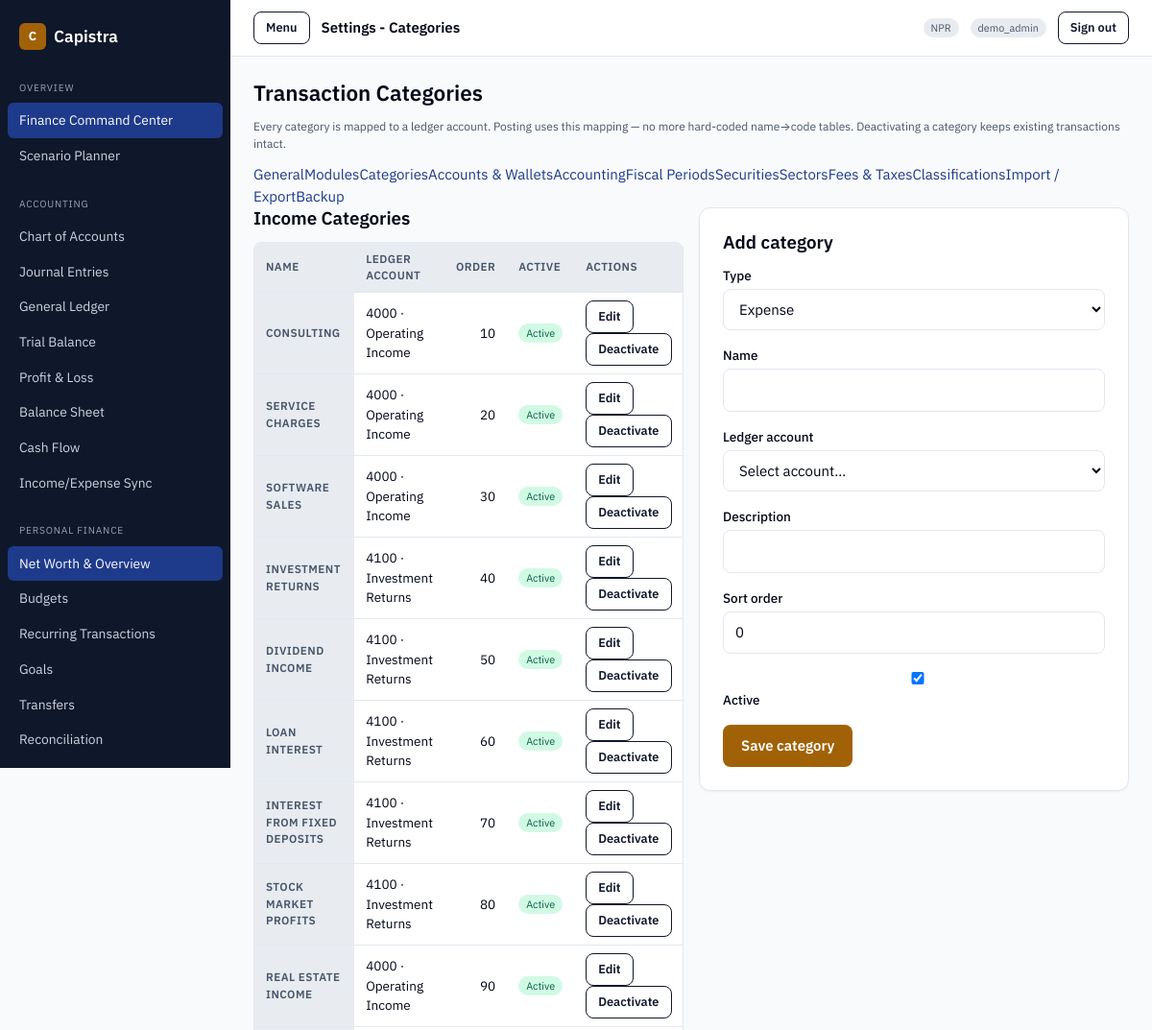
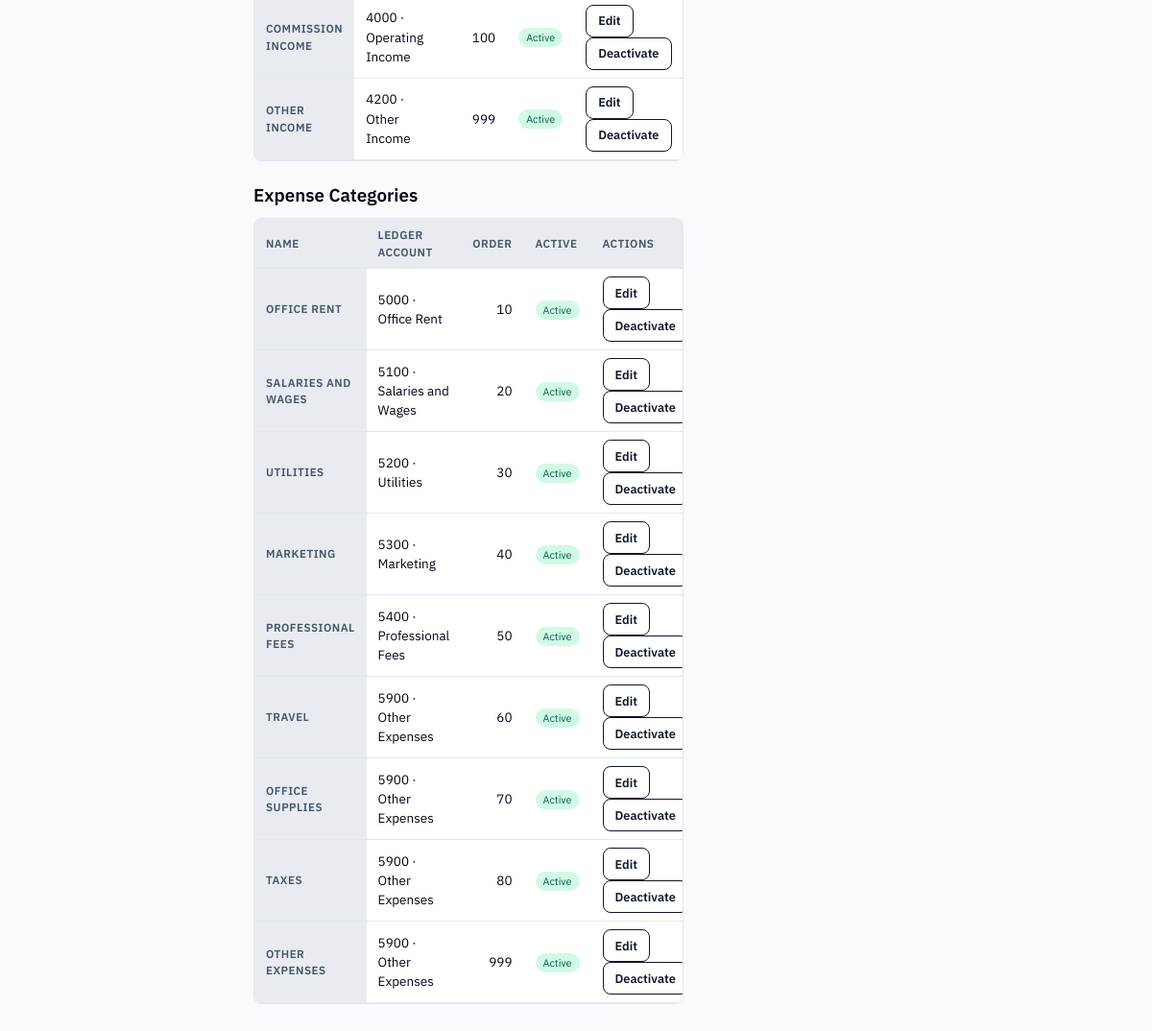
Page /admin/settings/categories.php (signed in) on the committed database (2 pictures, top to bottom).
### tables this page shows
CREATE TABLE `transaction_categories` (
  `id` int(11) NOT NULL AUTO_INCREMENT,
  `type` enum('income','expense') NOT NULL,
  `name` varchar(150) NOT NULL,
  `slug` varchar(180) NOT NULL,
  `description` varchar(255) DEFAULT NULL,
  `ledger_account_id` int(11) DEFAULT NULL COMMENT 'posting account for this category',
  `color` varchar(20) DEFAULT NULL,
  `icon` varchar(40) DEFAULT NULL,
  `is_active` tinyint(1) NOT NULL DEFAULT 1,
  `sort_order` int(11) NOT NULL DEFAULT 0,
  `created_at` timestamp NOT NULL DEFAULT current_timestamp(),
  `updated_at` timestamp NOT NULL DEFAULT current_timestamp() ON UPDATE current_timestamp(),
  PRIMARY KEY (`id`),
  UNIQUE KEY `uq_txn_category_slug` (`type`, `slug`),
  KEY `idx_txn_category_type` (`type`),
  CONSTRAINT `fk_txn_category_account` FOREIGN KEY (`ledger_account_id`)
    REFERENCES `accounts` (`id`) ON DELETE SET NULL
);

CREATE TABLE `accounts` (
  `id` int(11) NOT NULL AUTO_INCREMENT,
  `code` varchar(20) NOT NULL,
  `name` varchar(150) NOT NULL,
  `type` enum('asset','liability','equity','income','expense') NOT NULL,
  `subtype` varchar(60) DEFAULT NULL COMMENT 'e.g. current_asset, cash, revenue',
  `parent_id` int(11) DEFAULT NULL,
  `opening_balance` decimal(18,2) NOT NULL DEFAULT 0,
  `opening_balance_type` enum('debit','credit') NOT NULL DEFAULT 'debit',
  `is_cash_account` tinyint(1) NOT NULL DEFAULT 0,
  `is_active` tinyint(1) NOT NULL DEFAULT 1,
  `description` varchar(255) DEFAULT NULL,
  `created_at` timestamp NOT NULL DEFAULT current_timestamp(),
  PRIMARY KEY (`id`),
  UNIQUE KEY `uq_accounts_code` (`code`),
  KEY `idx_accounts_type` (`type`),
  KEY `idx_accounts_parent` (`parent_id`),
  CONSTRAINT `fk_accounts_parent` FOREIGN KEY (`parent_id`)
    REFERENCES `accounts` (`id`) ON DELETE SET NULL
);

### accounting/lib/auth.php (called while the page is built, shortened)
<?php
require_once dirname(__DIR__, 2) . '/config/app.php';
if (!function_exists('e')) {
    function e(?string $value): string
    {
        return htmlspecialchars((string) $value, ENT_QUOTES, 'UTF-8');
    }
}

### lib/categories.php (called while the page is built, shortened)
<?php
if (!function_exists('capistra_categories')) {
    function capistra_categories(?string $type = null, bool $activeOnly = false): array
    {
        $sql = 'SELECT c.*, a.code AS ledger_code, a.name AS ledger_name
                FROM transaction_categories c
                LEFT JOIN accounts a ON a.id = c.ledger_account_id';
        $where = [];
        $params = [];
        if ($type !== null) {
            $where[] = 'c.type = :type';
            $params[':type'] = $type;
        }
        if ($where !== []) {
            $sql .= ' WHERE ' . implode(' AND ', $where);
        }
        $sql .= ' ORDER BY c.type, c.sort_order, c.name';
        $stmt = capistra_pdo()->prepare($sql);
        $stmt->execute($params);
        return $stmt->fetchAll();
    }
}

### config/app.php (called while the page is built, shortened)
<?php
if (!function_exists('capistra_pdo')) {
    function capistra_pdo(): PDO
    {
        static $pdo = null;
        if ($pdo instanceof PDO) {
            return $pdo;
        }
        $dsn = sprintf('mysql:host=%s;port=%s;dbname=%s;charset=%s', DB_HOST, DB_PORT, DB_NAME, DB_CHARSET);
        $pdo = new PDO($dsn, DB_USER, DB_PASSWORD, [
            PDO::ATTR_ERRMODE            => PDO::ERRMODE_EXCEPTION,
            PDO::ATTR_DEFAULT_FETCH_MODE => PDO::FETCH_ASSOC,
            PDO::ATTR_EMULATE_PREPARES   => false,
        ]);
        return $pdo;
    }
}

### admin/settings/categories.php (the view, shortened to what this page needs)
<?php
require_once dirname(__DIR__) . '/lib/admin.php';
$editing = null;
?>
<h1>Transaction Categories</h1>
<p class="hint">Every category is mapped to a ledger account. Posting uses this mapping — no more hard-coded name→code tables. Deactivating a category keeps existing transactions intact.</p>
<div class="grid grid--2">
  <div>
    <?php foreach (['income' => 'Income Categories', 'expense' => 'Expense Categories'] as $type => $label): ?>
      <h2><?= e($label) ?></h2>
      <div class="table-wrap" style="margin-bottom:var(--space-2xl)">
        <table class="data">
          <thead><tr><th scope="col">Name</th><th scope="col">Ledger account</th><th scope="col" class="num">Order</th><th scope="col">Active</th><th scope="col">Actions</th></tr></thead>
          <tbody>
          <?php foreach (capistra_categories($type) as $cat): ?>
            <tr>
              <th scope="row"><?= e((string) $cat['name']) ?><?php if (!$cat['ledger_account_id']): ?> <span class="badge badge--neg">unmapped</span><?php endif; ?></th>
              <td><?= $cat['ledger_code'] ? e($cat['ledger_code'] . ' · ' . $cat['ledger_name']) : '—' ?></td>
              <td class="num"><?= (int) $cat['sort_order'] ?></td>
              <td><?= $cat['is_active'] ? '<span class="badge badge--pos">Active</span>' : '<span class="badge">Inactive</span>' ?></td>
              <td>
                <a class="btn btn--secondary btn--sm" href="categories.php?edit=<?= (int) $cat['id'] ?>">Edit</a>
                <form method="post" style="display:inline">
                  <button class="btn btn--secondary btn--sm" type="submit"><?= $cat['is_active'] ? 'Deactivate' : 'Activate' ?></button>
                </form>
              </td>
            </tr>
          <?php endforeach; ?>
          </tbody>
        </table>
      </div>
    <?php endforeach; ?>
  </div>
  <div>
    <div class="card">
      <h2><?= $editing ? 'Edit category' : 'Add category' ?></h2>
      <form method="post" action="categories.php">
        <div class="form-row"><label for="type">Type</label>
          <select id="type" name="type" required>
            <?php foreach (['income' => 'Income', 'expense' => 'Expense'] as $v => $l): ?>
              <option value="<?= e($v) ?>" <?= ($editing['type'] ?? 'expense') === $v ? 'selected' : '' ?>><?= e($l) ?></option>
            <?php endforeach; ?>
          </select></div>
        <div class="form-row"><label for="name">Name</label>
          <input id="name" name="name" required maxlength="150" value="<?= e((string) ($editing['name'] ?? '')) ?>"></div>
        <div class="form-row">
          <label for="ledger_account_id">Ledger account</label>
          <select id="ledger_account_id" name="ledger_account_id" required>
            <option value="">Select account…</option>
          </select>
        </div>
        <div class="form-row"><label for="description">Description</label>
          <input id="description" name="description" maxlength="255" value="<?= e((string) ($editing['description'] ?? '')) ?>"></div>
        <div class="form-row"><label for="sort_order">Sort order</label>
          <input id="sort_order" name="sort_order" type="number" value="<?= (int) ($editing['sort_order'] ?? 0) ?>"></div>
        <div class="form-row">
          <label class="switch"><input type="checkbox" name="is_active" value="1" <?= (($editing['is_active'] ?? 1) ? 'checked' : '') ?>><span>Active</span></label>
        </div>
        <button class="btn btn--primary" type="submit">Save category</button>
      </form>
    </div>
  </div>
</div>

### assets/css/capistra.css (style rules this page uses)
:root { --color-primary: #0f172a; --color-on-primary: #ffffff; --color-secondary: #1e3a8a; --color-accent: #a16207; --color-on-accent: #ffffff; --color-background: #f8fafc; --color-foreground: #020617; --color-card: #ffffff; --color-muted: #e8ecf1; --color-muted-foreground: #475569; --color-border: #e2e8f0; --color-destructive: #dc2626; --color-on-destructive: #ffffff; --color-ring: #0f172a; --color-positive: #047857; --color-negative: #b91c1c; --space-xs: 2px; --space-sm: 4px; --space-md: 8px; --space-lg: 12px; --space-xl: 16px; --space-2xl: 24px; --space-3xl: 32px; --radius-sm: 6px; --radius-md: 8px; --radius-lg: 12px; --shadow-sm: 0 1px 2px rgba(0, 0, 0, 0.05); --shadow-md: 0 4px 6px rgba(0, 0, 0, 0.08); --shadow-lg: 0 10px 15px rgba(0, 0, 0, 0.10); --motion-fast: 150ms; --motion-base: 200ms; }
* { box-sizing: border-box; }
html, body { margin: 0; padding: 0; background: var(--color-background); color: var(--color-foreground); font-family: "IBM Plex Sans", -apple-system, BlinkMacSystemFont, "Segoe UI", Roboto, Arial, sans-serif; font-size: 15px; line-height: 1.5; -webkit-font-smoothing: antialiased; }
a { color: var(--color-secondary); text-decoration: none; }
h1, h2, h3, h4 { margin: 0 0 var(--space-lg); font-weight: 600; line-height: 1.25; }
h1 { font-size: 1.5rem; }
h2 { font-size: 1.25rem; }
.grid { display: grid; gap: var(--space-xl); }
.grid--2 { grid-template-columns: repeat(auto-fit, minmax(320px, 1fr)); }
.card { background: var(--color-card); border: 1px solid var(--color-border); border-radius: var(--radius-lg); padding: var(--space-2xl); box-shadow: var(--shadow-sm); }
.badge { display: inline-block; font-size: 0.72rem; padding: 2px 8px; border-radius: 999px; background: var(--color-muted); color: var(--color-muted-foreground); }
.badge--pos { background: #d1fae5; color: #065f46; }
.table-wrap { overflow-x: auto; border: 1px solid var(--color-border); border-radius: var(--radius-md); background: var(--color-card); }
table.data { width: 100%; border-collapse: collapse; font-size: 0.9rem; }
table.data th, table.data td { text-align: left; padding: var(--space-md) var(--space-lg); border-bottom: 1px solid var(--color-border); }
table.data th { background: var(--color-muted); font-weight: 600; font-size: 0.78rem; text-transform: uppercase; letter-spacing: 0.04em; color: var(--color-muted-foreground); }
table.data td.num, table.data th.num { text-align: right; font-variant-numeric: tabular-nums; }
.form-row { margin-bottom: var(--space-xl); }
label { display: block; font-weight: 500; margin-bottom: var(--space-sm); font-size: 0.9rem; }
.hint { font-size: 0.8rem; color: var(--color-muted-foreground); margin-top: var(--space-sm); }
.btn { display: inline-flex; align-items: center; justify-content: center; gap: var(--space-md); min-height: 40px; padding: 10px 18px; border-radius: var(--radius-md); border: 1px solid transparent; font: inherit; font-weight: 600; cursor: pointer; transition: background var(--motion-base) ease, opacity var(--motion-base) ease; }
.btn--primary { background: var(--color-accent); color: var(--color-on-accent); }
.btn--secondary { background: transparent; color: var(--color-primary); border-color: var(--color-primary); }
.btn--sm { min-height: 34px; padding: 6px 12px; font-size: 0.85rem; }

### rows in the picture
transaction_categories: name "CONSULTING", ledger_account.name "4000 · Operating Income", sort_order "10", is_active "Active"
transaction_categories: name "SERVICE CHARGES", ledger_account.name "4000 · Operating Income", sort_order "20", is_active "Active"
transaction_categories: name "SOFTWARE SALES", ledger_account.name "4000 · Operating Income", sort_order "30", is_active "Active"
transaction_categories: name "INVESTMENT RETURNS", ledger_account.name "4100 · Investment Returns", sort_order "40", is_active "Active"
transaction_categories: name "DIVIDEND INCOME", ledger_account.name "4100 · Investment Returns", sort_order "50", is_active "Active"
transaction_categories: name "LOAN INTEREST", ledger_account.name "4100 · Investment Returns", sort_order "60", is_active "Active"
transaction_categories: name "INTEREST FROM FIXED DEPOSITS", ledger_account.name "4100 · Investment Returns", sort_order "70", is_active "Active"
transaction_categories: name "STOCK MARKET PROFITS", ledger_account.name "4100 · Investment Returns", sort_order "80", is_active "Active"
transaction_categories: name "REAL ESTATE INCOME", ledger_account.name "4000 · Operating Income", sort_order "90", is_active "Active"
transaction_categories: name "COMMISSION INCOME", ledger_account.name "4000 · Operating Income", sort_order "100", is_active "Active"
transaction_categories: name "OTHER INCOME", ledger_account.name "4200 · Other Income", sort_order "999", is_active "Active"
transaction_categories: name "OFFICE RENT", ledger_account.name "5000 · Office Rent", sort_order "10", is_active "Active"
transaction_categories: name "SALARIES AND WAGES", ledger_account.name "5100 · Salaries and Wages", sort_order "20", is_active "Active"
transaction_categories: name "UTILITIES", ledger_account.name "5200 · Utilities", sort_order "30", is_active "Active"
transaction_categories: name "MARKETING", ledger_account.name "5300 · Marketing", sort_order "40", is_active "Active"
transaction_categories: name "PROFESSIONAL FEES", ledger_account.name "5400 · Professional Fees", sort_order "50", is_active "Active"
transaction_categories: name "TRAVEL", ledger_account.name "5900 · Other Expenses", sort_order "60", is_active "Active"
transaction_categories: name "OFFICE SUPPLIES", ledger_account.name "5900 · Other Expenses", sort_order "70", is_active "Active"
transaction_categories: name "TAXES", ledger_account.name "5900 · Other Expenses", sort_order "80", is_active "Active"
transaction_categories: name "OTHER EXPENSES", ledger_account.name "5900 · Other Expenses", sort_order "999", is_active "Active"

### other values in the picture
capistra_setting('display_name', APP_NAME) "Capistra"
$group "OVERVIEW"
$label "Finance Command Center"
$label "Scenario Planner"
$group "ACCOUNTING"
$label "Chart of Accounts"
$label "Journal Entries"
$label "General Ledger"
$label "Trial Balance"
$label "Profit & Loss"
$label "Balance Sheet"
$label "Cash Flow"
$label "Income/Expense Sync"
$group "PERSONAL FINANCE"
$label "Net Worth & Overview"
